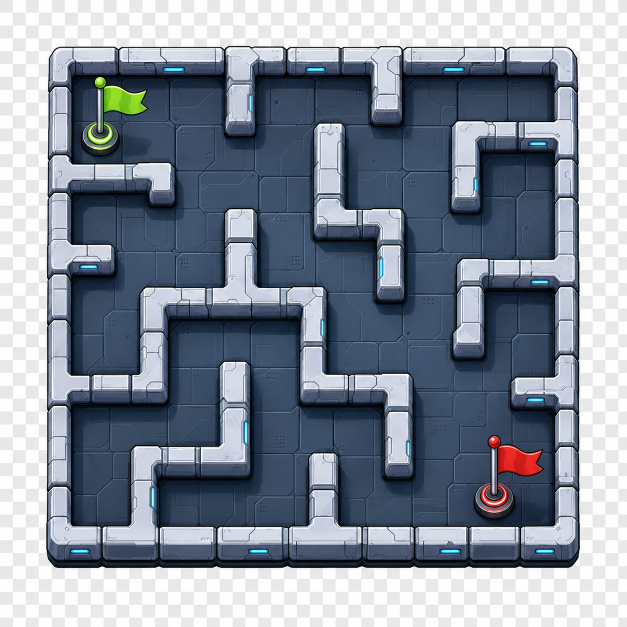
#> input picture Assets/Scripts/Puzzles/maze_runner_tiles_flags_set_v01.png, 1254 x 1254 px (shown at 1/2 size); its folder holds only this picture in this run
$ python make_spritesheets_all.py
#> lines starting #> are read from the running program, lines starting #| are printed output that depends on the picture
from PIL import Image
import os
import argparse

FRAME_SIZE = 256
COLS = 4
ROWS = 4
OUT_W = FRAME_SIZE * COLS
OUT_H = FRAME_SIZE * ROWS

DEFAULT_BASES = [
    r"D:\\PuzzleRivals\\Assets\\Textures\\Puzzles",
    r"D:\\PuzzleRivals\\Assets\\Textures\\Effects",
]


def find_grid(img_w, img_h):
    for cols in range(1, 13):
        for rows in range(1, 13):
            if img_w % cols != 0 or img_h % rows != 0:
                continue
            tile_w = img_w // cols
            tile_h = img_h // rows
            if abs(tile_w - tile_h) <= 2:
                return cols, rows, tile_w, tile_h
    return None


def extract_frames(img):
    w, h = img.size
    grid = find_grid(w, h)
    frames = []
    if grid:
        cols, rows, tw, th = grid
        for r in range(rows):
            for c in range(cols):
                box = (c * tw, r * th, (c + 1) * tw, (r + 1) * th)
                frames.append(img.crop(box))
    else:
        frames = [img.copy()]
    return frames


def normalize_frames(frames):
    if len(frames) == 0:
        return []
    if len(frames) == 16:
        return frames
    if len(frames) < 16:
        while len(frames) < 16:
            frames.append(frames[-1].copy())
        return frames

    # More than 16 frames: sample evenly
    sampled = []
    count = len(frames)
    for i in range(16):
        index = int(round(i * (count - 1) / 15.0))
        sampled.append(frames[index])
    return sampled


def compose_sheet(frames, out_path):
    frames = normalize_frames(frames)
    if len(frames) == 0:
        return False
    resized = []
    for f in frames[:16]:
        f = f.convert('RGBA')
        bw, bh = f.size
        scale = min(FRAME_SIZE / bw, FRAME_SIZE / bh)
        nw = max(1, int(bw * scale))
        nh = max(1, int(bh * scale))
        f2 = f.resize((nw, nh), Image.LANCZOS)
        canvas = Image.new('RGBA', (FRAME_SIZE, FRAME_SIZE), (0, 0, 0, 0))
        canvas.paste(f2, ((FRAME_SIZE - nw) // 2, (FRAME_SIZE - nh) // 2), f2)
        resized.append(canvas)
    sheet = Image.new('RGBA', (OUT_W, OUT_H), (0, 0, 0, 0))
    idx = 0
    for r in range(ROWS):
        for c in range(COLS):
            sheet.paste(resized[idx], (c * FRAME_SIZE, r * FRAME_SIZE), resized[idx])
            idx += 1
    os.makedirs(os.path.dirname(out_path), exist_ok=True)
    sheet.save(out_path)
    return True


def should_skip(file_path):
    name = os.path.basename(file_path).lower()
    if name.endswith('_sheet.png') or name.endswith('_redesign_sheet.png'):
        return True
    return False


def should_write_sheet(src, out):
    if not os.path.exists(out):
        return True
    return os.path.getmtime(src) > os.path.getmtime(out)


def process_folder(base_path):
    written = 0
    skipped = 0
    for root, _, files in os.walk(base_path):
        for f in files:
            if not f.lower().endswith('.png'):
                continue
            if f.lower().endswith('.meta'):
                continue
            if f.startswith('.'):
                continue
            if should_skip(f):
                continue
            src = os.path.join(root, f)
            out = os.path.join(root, os.path.splitext(f)[0] + '_sheet.png')
            if not should_write_sheet(src, out):
                print(f"Skipping unchanged sheet: {out}")
                skipped += 1
                continue
            try:
                img = Image.open(src)
                frames = extract_frames(img)
                is_new = not os.path.exists(out)
                ok = compose_sheet(frames, out)
                if ok:
                    status = "Wrote" if is_new else "Updated"
                    print(f"{status}: {out}")
                    written += 1
                else:
                    print(f"Failed to compose: {src}")
            except Exception as e:
                print(f"Error processing {src}: {e}")
    return written, skipped


def main():
    parser = argparse.ArgumentParser(description='Build 16-frame sprite sheets from puzzle/effect textures.')
    parser.add_argument('--base', nargs='*', default=DEFAULT_BASES,
                        help='Base directories to scan (default: puzzles and effects).')
    args = parser.parse_args()

    total_written = 0
    total_skipped = 0
    for base in args.base:
        print(f"Processing base: {base}")
        written, skipped = process_folder(base)
#> in process_folder, img is the input picture: PIL image 1254x1254 RGB; mean R, G, B 132.8, 141.6, 154.8
#> after the loop in extract_frames, `for r in range(rows):`: frames = 1 item
#> the loop in normalize_frames, `while len(frames) < 16:` made 15 passes
#> after the loop in normalize_frames, `while len(frames) < 16:`: frames = 16 items
#> the loop in compose_sheet, `for f in frames[:16]:` made 16 passes
#> pass 1, in compose_sheet, `f2 = f.resize((nw, nh), Image.LANCZOS)`:
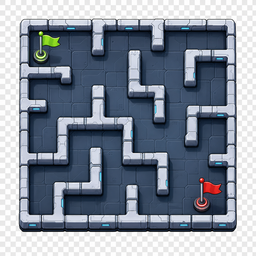
#> f2: PIL image 256x256 RGBA; mean R, G, B, A 132.8, 141.6, 154.8, 255
#> in compose_sheet, `sheet = Image.new('RGBA', (OUT_W, OUT_H), (0, 0, 0, 0))`: sheet: PIL image 1024x1024 RGBA; every value is 0
#> after the loop in compose_sheet, `for r in range(ROWS):`:
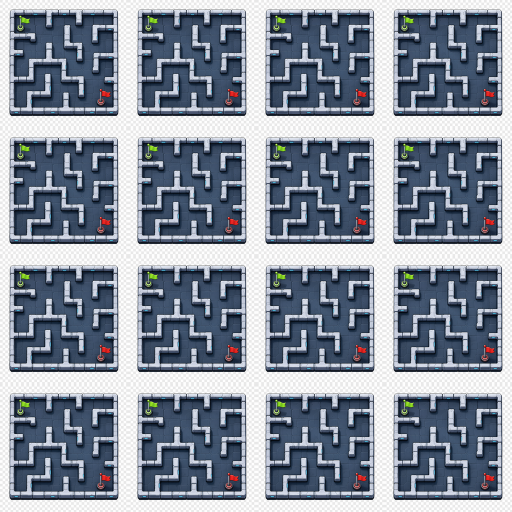
#> sheet: PIL image 1024x1024 RGBA (shown at 1/2 size); mean R, G, B, A 132.8, 141.6, 154.8, 255
#> after the loop in compose_sheet, `for r in range(ROWS):`: idx = 16
#> in process_folder, `ok = compose_sheet(frames, out)`: ok = True
        total_written += written
        total_skipped += skipped
    print(f"Done. Written={total_written}, Skipped={total_skipped}")


if __name__ == '__main__':
    main()
